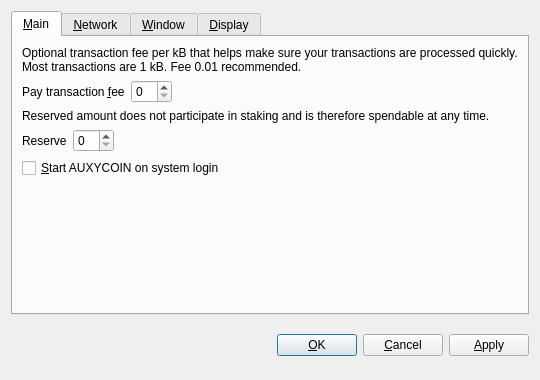
<?xml version="1.0" encoding="UTF-8"?>
<ui version="4.0">
 <class>OptionsDialog</class>
 <widget class="QDialog" name="OptionsDialog">
  <property name="geometry">
   <rect>
    <x>0</x>
    <y>0</y>
    <width>540</width>
    <height>380</height>
   </rect>
  </property>
  <property name="windowTitle">
   <string>Options</string>
  </property>
  <property name="modal">
   <bool>true</bool>
  </property>
  <layout class="QVBoxLayout" name="verticalLayout">
   <item>
    <widget class="QTabWidget" name="tabWidget">
     <property name="tabPosition">
      <enum>QTabWidget::North</enum>
     </property>
     <property name="currentIndex">
      <number>0</number>
     </property>
     <widget class="QWidget" name="tabMain">
      <attribute name="title">
       <string>&amp;Main</string>
      </attribute>
      <layout class="QVBoxLayout" name="verticalLayout_Main">
       <item>
        <widget class="QLabel" name="transactionFeeInfoLabel">
         <property name="text">
          <string>Optional transaction fee per kB that helps make sure your transactions are processed quickly. Most transactions are 1 kB. Fee 0.01 recommended.</string>
         </property>
         <property name="textFormat">
          <enum>Qt::PlainText</enum>
         </property>
         <property name="wordWrap">
          <bool>true</bool>
         </property>
        </widget>
       </item>
       <item>
        <layout class="QHBoxLayout" name="horizontalLayoutFee">
         <item>
          <widget class="QLabel" name="transactionFeeLabel">
           <property name="text">
            <string>Pay transaction &amp;fee</string>
           </property>
           <property name="textFormat">
            <enum>Qt::PlainText</enum>
           </property>
           <property name="buddy">
            <cstring>transactionFee</cstring>
           </property>
          </widget>
         </item>
         <item>
          <widget class="BitcoinAmountField" name="transactionFee"/>
         </item>
         <item>
          <spacer name="horizontalSpacerFee">
           <property name="orientation">
            <enum>Qt::Horizontal</enum>
           </property>
           <property name="sizeHint" stdset="0">
            <size>
             <width>40</width>
             <height>20</height>
            </size>
           </property>
          </spacer>
         </item>
        </layout>
       </item>
       <item>
        <widget class="QLabel" name="reserveBalanceInfoLabel">
         <property name="text">
          <string>Reserved amount does not participate in staking and is therefore spendable at any time.</string>
         </property>
         <property name="textFormat">
          <enum>Qt::PlainText</enum>
         </property>
         <property name="wordWrap">
          <bool>true</bool>
         </property>
        </widget>
       </item>
       <item>
        <layout class="QHBoxLayout" name="horizontalLayoutReserveBalance">
         <item>
          <widget class="QLabel" name="reserveBalanceLabel">
           <property name="text">
            <string>Reserve</string>
           </property>
           <property name="textFormat">
            <enum>Qt::PlainText</enum>
           </property>
           <property name="buddy">
            <cstring>reserveBalance</cstring>
           </property>
          </widget>
         </item>
         <item>
          <widget class="BitcoinAmountField" name="reserveBalance"/>
         </item>
         <item>
          <spacer name="horizontalSpacerReserveBalance">
           <property name="orientation">
            <enum>Qt::Horizontal</enum>
           </property>
           <property name="sizeHint" stdset="0">
            <size>
             <width>40</width>
             <height>20</height>
            </size>
           </property>
          </spacer>
         </item>
        </layout>
       </item>
       <item>
        <widget class="QCheckBox" name="bitcoinAtStartup">
         <property name="toolTip">
          <string>Automatically start AUXYCOIN after logging in to the system.</string>
         </property>
         <property name="text">
          <string>&amp;Start AUXYCOIN on system login</string>
         </property>
        </widget>
       </item>
       <item>
        <spacer name="verticalSpacer_Main">
         <property name="orientation">
          <enum>Qt::Vertical</enum>
         </property>
         <property name="sizeHint" stdset="0">
          <size>
           <width>20</width>
           <height>40</height>
          </size>
         </property>
        </spacer>
       </item>
      </layout>
     </widget>
     <widget class="QWidget" name="tabNetwork">
      <attribute name="title">
       <string>&amp;Network</string>
      </attribute>
      <layout class="QVBoxLayout" name="verticalLayout_Network">
       <item>
        <widget class="QCheckBox" name="mapPortUpnp">
         <property name="toolTip">
          <string>Automatically open the AUXYCOIN client port on the router. This only works when your router supports UPnP and it is enabled.</string>
         </property>
         <property name="text">
          <string>Map port using &amp;UPnP</string>
         </property>
        </widget>
       </item>
       <item>
        <widget class="QCheckBox" name="connectSocks">
         <property name="toolTip">
          <string>Connect to the AUXYCOIN network through a SOCKS proxy (e.g. when connecting through Tor).</string>
         </property>
         <property name="text">
          <string>&amp;Connect through SOCKS proxy:</string>
         </property>
        </widget>
       </item>
       <item>
        <layout class="QHBoxLayout" name="horizontalLayout_Network">
         <item>
          <widget class="QLabel" name="proxyIpLabel">
           <property name="text">
            <string>Proxy &amp;IP:</string>
           </property>
           <property name="textFormat">
            <enum>Qt::PlainText</enum>
           </property>
           <property name="buddy">
            <cstring>proxyIp</cstring>
           </property>
          </widget>
         </item>
         <item>
          <widget class="QValidatedLineEdit" name="proxyIp">
           <property name="maximumSize">
            <size>
             <width>140</width>
             <height>16777215</height>
            </size>
           </property>
           <property name="toolTip">
            <string>IP address of the proxy (e.g. 127.0.0.1)</string>
           </property>
          </widget>
         </item>
         <item>
          <widget class="QLabel" name="proxyPortLabel">
           <property name="text">
            <string>&amp;Port:</string>
           </property>
           <property name="textFormat">
            <enum>Qt::PlainText</enum>
           </property>
           <property name="buddy">
            <cstring>proxyPort</cstring>
           </property>
          </widget>
         </item>
         <item>
          <widget class="QLineEdit" name="proxyPort">
           <property name="maximumSize">
            <size>
             <width>55</width>
             <height>16777215</height>
            </size>
           </property>
           <property name="toolTip">
            <string>Port of the proxy (e.g. 9050)</string>
           </property>
          </widget>
         </item>
         <item>
          <widget class="QLabel" name="socksVersionLabel">
           <property name="text">
            <string>SOCKS &amp;Version:</string>
           </property>
           <property name="textFormat">
            <enum>Qt::PlainText</enum>
           </property>
           <property name="buddy">
            <cstring>socksVersion</cstring>
           </property>
          </widget>
         </item>
         <item>
          <widget class="QValueComboBox" name="socksVersion">
           <property name="toolTip">
            <string>SOCKS version of the proxy (e.g. 5)</string>
           </property>
          </widget>
         </item>
         <item>
          <spacer name="horizontalSpacer_Network">
           <property name="orientation">
            <enum>Qt::Horizontal</enum>
           </property>
           <property name="sizeHint" stdset="0">
            <size>
             <width>40</width>
             <height>20</height>
            </size>
           </property>
          </spacer>
         </item>
        </layout>
       </item>
       <item>
        <spacer name="verticalSpacer_Network">
         <property name="orientation">
          <enum>Qt::Vertical</enum>
         </property>
         <property name="sizeHint" stdset="0">
          <size>
           <width>20</width>
           <height>40</height>
          </size>
         </property>
        </spacer>
       </item>
      </layout>
     </widget>
     <widget class="QWidget" name="tabWindow">
      <attribute name="title">
       <string>&amp;Window</string>
      </attribute>
      <layout class="QVBoxLayout" name="verticalLayout_Window">
       <item>
        <widget class="QCheckBox" name="minimizeToTray">
         <property name="toolTip">
          <string>Show only a tray icon after minimizing the window.</string>
         </property>
         <property name="text">
          <string>&amp;Minimize to the tray instead of the taskbar</string>
         </property>
        </widget>
       </item>
       <item>
        <widget class="QCheckBox" name="minimizeOnClose">
         <property name="toolTip">
          <string>Minimize instead of exit the application when the window is closed. When this option is enabled, the application will be closed only after selecting Quit in the menu.</string>
         </property>
         <property name="text">
          <string>M&amp;inimize on close</string>
         </property>
        </widget>
       </item>
       <item>
        <spacer name="verticalSpacer_Window">
         <property name="orientation">
          <enum>Qt::Vertical</enum>
         </property>
         <property name="sizeHint" stdset="0">
          <size>
           <width>20</width>
           <height>40</height>
          </size>
         </property>
        </spacer>
       </item>
      </layout>
     </widget>
     <widget class="QWidget" name="tabDisplay">
      <attribute name="title">
       <string>&amp;Display</string>
      </attribute>
      <layout class="QVBoxLayout" name="verticalLayout_Display">
       <item>
        <layout class="QHBoxLayout" name="horizontalLayout_1_Display">
         <item>
          <widget class="QLabel" name="langLabel">
           <property name="text">
            <string>User Interface &amp;language:</string>
           </property>
           <property name="textFormat">
            <enum>Qt::PlainText</enum>
           </property>
           <property name="buddy">
            <cstring>lang</cstring>
           </property>
          </widget>
         </item>
         <item>
          <widget class="QValueComboBox" name="lang">
           <property name="toolTip">
            <string>The user interface language can be set here. This setting will take effect after restarting AUXYCOIN.</string>
           </property>
          </widget>
         </item>
        </layout>
       </item>
       <item>
        <layout class="QHBoxLayout" name="horizontalLayout_2_Display">
         <item>
          <widget class="QLabel" name="unitLabel">
           <property name="text">
            <string>&amp;Unit to show amounts in:</string>
           </property>
           <property name="textFormat">
            <enum>Qt::PlainText</enum>
           </property>
           <property name="buddy">
            <cstring>unit</cstring>
           </property>
          </widget>
         </item>
         <item>
          <widget class="QValueComboBox" name="unit">
           <property name="toolTip">
            <string>Choose the default subdivision unit to show in the interface and when sending coins.</string>
           </property>
          </widget>
         </item>
        </layout>
       </item>
       <item>
        <widget class="QCheckBox" name="displayAddresses">
         <property name="toolTip">
          <string>Whether to show AUXYCOIN addresses in the transaction list or not.</string>
         </property>
         <property name="text">
          <string>&amp;Display addresses in transaction list</string>
         </property>
        </widget>
       </item>
       <item>
        <widget class="QCheckBox" name="coinControlFeatures">
         <property name="toolTip">
          <string>Whether to show coin control features or not.</string>
         </property>
         <property name="text">
          <string>Display coin &amp;control features (experts only!)</string>
         </property>
        </widget>
       </item>
       <item>
        <spacer name="verticalSpacer_Display">
         <property name="orientation">
          <enum>Qt::Vertical</enum>
         </property>
         <property name="sizeHint" stdset="0">
          <size>
           <width>20</width>
           <height>40</height>
          </size>
         </property>
        </spacer>
       </item>
      </layout>
     </widget>
    </widget>
   </item>
   <item>
    <layout class="QHBoxLayout" name="horizontalLayout_Buttons">
     <item>
      <spacer name="horizontalSpacer_1">
       <property name="orientation">
        <enum>Qt::Horizontal</enum>
       </property>
       <property name="sizeHint" stdset="0">
        <size>
         <width>40</width>
         <height>48</height>
        </size>
       </property>
      </spacer>
     </item>
     <item>
      <widget class="QLabel" name="statusLabel">
       <property name="font">
        <font>
         <weight>75</weight>
         <bold>true</bold>
        </font>
       </property>
       <property name="text">
        <string/>
       </property>
       <property name="textFormat">
        <enum>Qt::PlainText</enum>
       </property>
       <property name="wordWrap">
        <bool>true</bool>
       </property>
      </widget>
     </item>
     <item>
      <spacer name="horizontalSpacer_2">
       <property name="orientation">
        <enum>Qt::Horizontal</enum>
       </property>
       <property name="sizeHint" stdset="0">
        <size>
         <width>40</width>
         <height>48</height>
        </size>
       </property>
      </spacer>
     </item>
     <item>
      <widget class="QPushButton" name="okButton">
       <property name="text">
        <string>&amp;OK</string>
       </property>
      </widget>
     </item>
     <item>
      <widget class="QPushButton" name="cancelButton">
       <property name="text">
        <string>&amp;Cancel</string>
       </property>
       <property name="autoDefault">
        <bool>false</bool>
       </property>
      </widget>
     </item>
     <item>
      <widget class="QPushButton" name="applyButton">
       <property name="text">
        <string>&amp;Apply</string>
       </property>
       <property name="autoDefault">
        <bool>false</bool>
       </property>
      </widget>
     </item>
    </layout>
   </item>
  </layout>
 </widget>
 <customwidgets>
  <customwidget>
   <class>BitcoinAmountField</class>
   <extends>QSpinBox</extends>
   <header>bitcoinamountfield.h</header>
  </customwidget>
  <customwidget>
   <class>QValueComboBox</class>
   <extends>QComboBox</extends>
   <header>qvaluecombobox.h</header>
  </customwidget>
  <customwidget>
   <class>QValidatedLineEdit</class>
   <extends>QLineEdit</extends>
   <header>qvalidatedlineedit.h</header>
  </customwidget>
 </customwidgets>
 <resources/>
 <connections/>
</ui>
